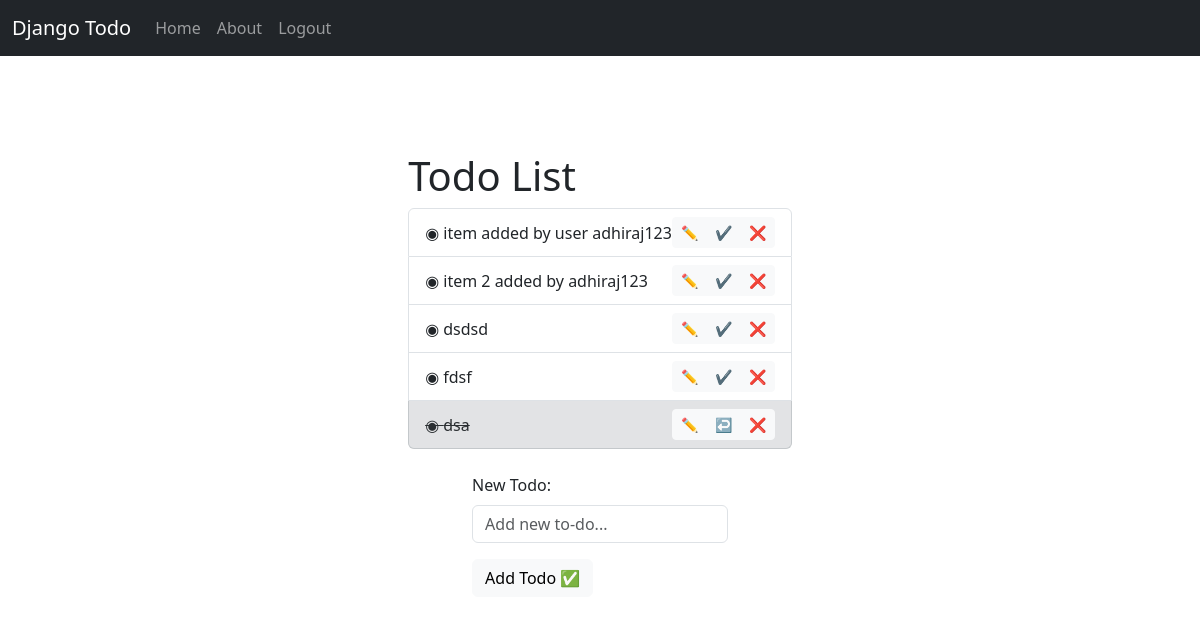
The app's page / (signed in), older data.
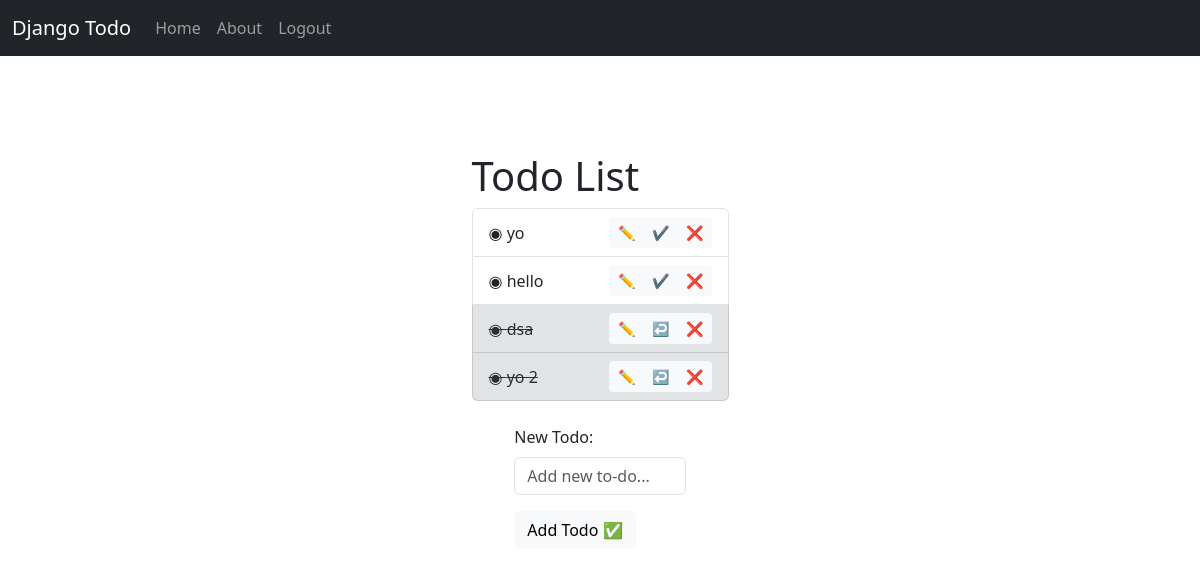
The same page, newer data.
### myapp/models.py (models this page shows, shortened)
class TodoItem(models.Model):
    user = models.ForeignKey(User, on_delete=models.CASCADE)
    title = models.CharField(max_length=200)
    completed = models.BooleanField(default=False)
    create = models.DateTimeField(auto_now_add=True)
    class Meta:
        ordering = ['completed']

### myapp/views.py (the view, shortened to what this page needs)
# urls.py: path("", views.todos, name="Todos"),
@login_required(login_url="login")
def todos(request):
    items = TodoItem.objects.filter(user=request.user)          # Filtering by user whose is logged in
    form = TodoForm()
    return render(request, "todos.html", {"todos": items, 'form': form})

### myapp/forms.py
class TodoForm(forms.ModelForm):
	title = forms.CharField(
        widget=forms.TextInput(attrs={
            'class': 'form-control',
            'placeholder': 'Add new to-do...'
        })
    )
	class Meta:
		model = TodoItem
		fields = ['title', 'completed']  # Excluded the user as it will be auto generated

### templates/todos.html (shortened to what this page needs)
{% extends "base.html" %}
{% block content %}
<div class="container mt-5">
    <h1>Todo List</h1>
    <div class="col-md-12 mx-auto">
        <ul class="list-group">
            {% for todo in todos %}
            <li class="list-group-item {% if todo.completed %}list-group-item-secondary{% endif %}">
                <div class="d-flex justify-content-between align-items-center">
                    <span class="todo-title">
                        {% if todo.completed %}
                        <del>◉ {{ todo.title }}</del>
                        {% else %}
                        ◉ {{ todo.title }}
                        {% endif %}
                    </span>
                    <form method="post" action="/" class="d-inline">
                        <div class="btn-group" role="group">
                            <a href="{% url 'edit' todo.id %}" class="btn btn-light btn-sm">✏️</a>
                            {% if not todo.completed %}
                            <button type="submit" class="btn btn-light btn-sm" name="complete">✔️</button>
                            {% else %}
                            <button type="submit" class="btn btn-light btn-sm" name="uncomplete">↩️</button>
                            {% endif %}
                            <button type="submit" class="btn btn-light btn-sm" name="delete">❌</button>
                        </div>
                    </form>
                </div>
            </li>
            {% endfor %}
        </ul>
    </div>
    <br>
    <form method="POST" action="/" class="col-md-8 mx-auto">
        <div class="mb-3">
            <label for="newTodo" class="form-label">New Todo:</label>
            <div>
                {{ form.title }}
            </div>
        </div>
        <div>
            <button class="btn btn-light" type="submit" id="addTodoButton"
                onclick="this.innerHTML = '<span class=\'spinner-border spinner-border-sm\' role=\'status\' aria-hidden=\'true\'></span> Adding...';">Add Todo ✅</button>
        </div>
    </form>
    <br>
    <br>
</div>
{% endblock %}

### templates/base.html (shortened to what this page needs)
<!DOCTYPE html>
<html lang="en">
<head>
  <link href="https://cdn.jsdelivr.net/npm/bootstrap@5.3.3/dist/css/bootstrap.min.css" rel="stylesheet">
</head>
<body>
  <nav class="navbar navbar-expand-sm bg-dark navbar-dark justify-content-center">
    <div class="container-fluid">
      <a class="navbar-brand" href="{% url 'Todos' %}">Django Todo</a>
      <div class="collapse navbar-collapse" id="collapsibleNavbar">
        <ul class="navbar-nav">
          <li class="nav-item">
            <a class="nav-link" href="{% url 'Todos' %}">Home</a>
          </li>
          <li class="nav-item">
            <a class="nav-link" href="{% url 'About' %}">About</a>
          </li>
          {% if user.is_authenticated %}
          <li class="nav-item">
            <a class="nav-link" href="{% url 'logout' %}">Logout</a>
          </li>
          {% endif %}
        </ul>
      </div>
    </div>
  </nav>
  <div class="container pt-5">
    <div class="d-flex justify-content-center">
      <div>
        {% block content %} {% endblock %}
      </div>
    </div>
  </div>
</body>
</html>

Row changes from the older to the newer data that the page shows:
removed TodoItem: title "item added by user adhiraj123"
removed TodoItem: title "item 2 added by adhiraj123"
removed TodoItem: title "dsdsd"
removed TodoItem: title "fdsf"
added TodoItem: title "yo"
added TodoItem: title "hello"
added TodoItem: title "yo 2", completed True (drawn)
